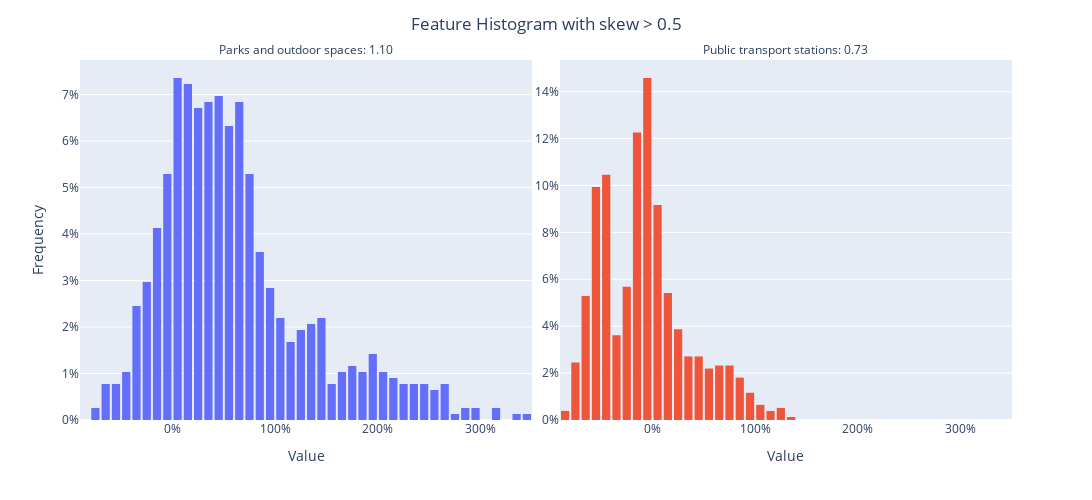

Notebook code cell kept with this figure:
### Code cell
fig = px.histogram(
    data_frame=google,
    x=skewed_cols,
    histnorm="percent",
    nbins=50,
    facet_col="variable",
    facet_col_wrap=2,
    facet_col_spacing=0.03,
    width=600 * len(skewed_cols),
    height=PLOT_HEIGHT * len(skewed_cols) / 2,
)
fig.update_layout(
    showlegend=False,
    bargap=0.2,
    yaxis=dict(title_text="Frequency"),
    title_text="Feature Histogram with skew > 0.5",
    title_x=0.5,
)
fig.update_xaxes(title_text="Value", position=0.5, ticksuffix="%")
fig.update_yaxes(matches=None, showticklabels=True, ticksuffix="%")
fig.for_each_annotation(
    lambda a: a.update(
        text=f'{helper.TITLES[google.columns.get_loc(a.text.split("=")[-1]) - 1]}: {np.abs(google[a.text.split("=")[-1]].skew()):.2f}'
    )
)

fig.show()
fig.write_image("../plots/Skewed Features (Histogram)(Google).png")

### Figure 1 — Plotly figure (JSON) as saved in the notebook; plotly's stock layout.template omitted (floating-point values rounded to 4 significant figures; data arrays with more than 128 entries replaced by an {"elided": "..."} marker saying what was removed)
{"data": [{"alignmentgroup": "True", "bingroup": "x", "histnorm": "percent", "hovertemplate": "variable=parks<br>value=%{x}<br>percent=%{y}<extra></extra>", "legendgroup": "parks", "marker": {"color": "#636efa", "pattern": {"shape": ""}}, "name": "parks", "nbinsx": 50, "offsetgroup": "parks", "orientation": "v", "showlegend": true, "type": "histogram", "x": {"elided": "775 float values"}, "xaxis": "x", "yaxis": "y"}, {"alignmentgroup": "True", "bingroup": "x", "histnorm": "percent", "hovertemplate": "variable=transit_stations<br>value=%{x}<br>percent=%{y}<extra></extra>", "legendgroup": "transit_stations", "marker": {"color": "#EF553B", "pattern": {"shape": ""}}, "name": "transit_stations", "nbinsx": 50, "offsetgroup": "transit_stations", "orientation": "v", "showlegend": true, "type": "histogram", "x": {"elided": "775 float values"}, "xaxis": "x2", "yaxis": "y2"}], "layout": {"annotations": [{"font": {}, "showarrow": false, "text": "Parks and outdoor spaces: 1.10", "x": 0.2425, "xanchor": "center", "xref": "paper", "y": 1, "yanchor": "bottom", "yref": "paper"}, {"font": {}, "showarrow": false, "text": "Public transport stations: 0.73", "x": 0.7575, "xanchor": "center", "xref": "paper", "y": 1, "yanchor": "bottom", "yref": "paper"}], "bargap": 0.2, "barmode": "relative", "height": 500, "legend": {"title": {"text": "variable"}, "tracegroupgap": 0}, "margin": {"t": 60}, "showlegend": false, "title": {"text": "Feature Histogram with skew > 0.5", "x": 0.5}, "width": 1200, "xaxis": {"anchor": "y", "domain": [0, 0.485], "position": 0.5, "ticksuffix": "%", "title": {"text": "Value"}}, "xaxis2": {"anchor": "y2", "domain": [0.515, 1], "matches": "x", "position": 0.5, "ticksuffix": "%", "title": {"text": "Value"}}, "yaxis": {"anchor": "x", "domain": [0, 1], "showticklabels": true, "ticksuffix": "%", "title": {"text": "Frequency"}}, "yaxis2": {"anchor": "x2", "domain": [0, 1], "showticklabels": true, "ticksuffix": "%"}}}
